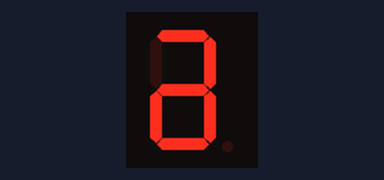
The sketch below on a simulated Arduino Uno, built with avr-gcc and run on an emulated ATmega328P. Parts: 1-digit seven-segment display. Wiring (inferred from the names in the program): 1-digit 7-segment display, segments lit when HIGH: segments pin 12, pin 11, pin 10, pin 9, pin 8, pin 7, pin 6. The segment pins are drawn as the display they are named for.

Above: at 0.1 s.
At 1.1 s:
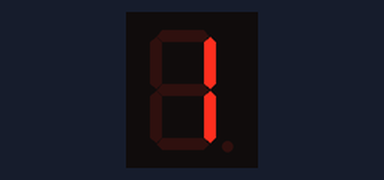
At 2.1 s:
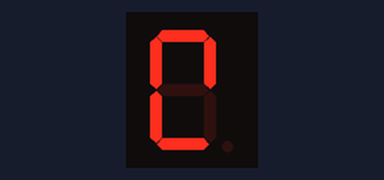
At 3.1 s:
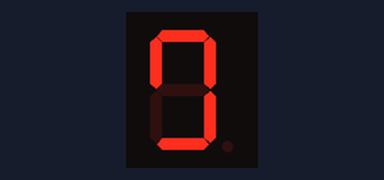
At 6.1 s:
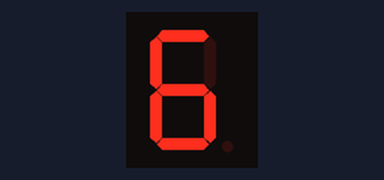
At 9.1 s:
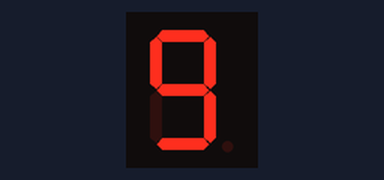

The sketch:

display7.ino
```cpp
int A = 12;
int B = 11;
int C = 10;
int D = 9;
int E = 8;
int F = 7;
int G = 6;

void setup() {
  for (int i=6; i < 13; i++ ){ // inicializa cada pino do 6 ao 13, usando for para encurtar codigo
      pinMode(i, OUTPUT);
    }
}

void loop() {
apagado(); // Numero 0
 digitalWrite(A ,HIGH);
 digitalWrite(B ,HIGH);
 digitalWrite(C ,HIGH);
 digitalWrite(D ,HIGH);
 digitalWrite(E ,HIGH);
 digitalWrite(G ,HIGH);
 delay(1000);

apagado();  // Numero 1
 digitalWrite(B ,HIGH);
 digitalWrite(C ,HIGH);
 delay(1000);

apagado();  // Numero 2
 digitalWrite(A ,HIGH);
 digitalWrite(B ,HIGH);
 digitalWrite(E ,HIGH);
 digitalWrite(D ,HIGH);
 digitalWrite(F ,HIGH);
 delay(1000);

apagado(); // Numero 3
 digitalWrite(A ,HIGH);
 digitalWrite(B ,HIGH);
 digitalWrite(C ,HIGH);
 digitalWrite(D ,HIGH);
 digitalWrite(F ,HIGH);
 delay(1000);

apagado(); // Numero 4
 digitalWrite(G ,HIGH);
 digitalWrite(B ,HIGH);
 digitalWrite(F ,HIGH);
 digitalWrite(C ,HIGH);
 delay(1000);

apagado();  // Numero 5
 digitalWrite(A ,HIGH);
 digitalWrite(G ,HIGH);
 digitalWrite(C ,HIGH);
 digitalWrite(D ,HIGH);
 digitalWrite(F ,HIGH);
 delay(1000);

apagado(); // Numero 6
 digitalWrite(A ,HIGH);
 digitalWrite(G ,HIGH);
 digitalWrite(C ,HIGH);
 digitalWrite(E ,HIGH);
 digitalWrite(D ,HIGH);
 digitalWrite(F ,HIGH);
 delay(1000);

apagado(); // Numero 7
 digitalWrite(A ,HIGH);
 digitalWrite(B ,HIGH);
 digitalWrite(C ,HIGH);
 delay(1000);

apagado(); // Numero 8
 digitalWrite(A ,HIGH);
 digitalWrite(B ,HIGH);
 digitalWrite(C ,HIGH);
 digitalWrite(D ,HIGH);
 digitalWrite(E ,HIGH);
 digitalWrite(F ,HIGH);
 digitalWrite(G ,HIGH);
 delay(1000);

apagado(); // Numero 9
 digitalWrite(A ,HIGH);
 digitalWrite(B ,HIGH);
 digitalWrite(C ,HIGH);
 digitalWrite(D ,HIGH);
 digitalWrite(F ,HIGH);
 digitalWrite(G ,HIGH);
 delay(1000);

}
void apagado(){ // função que faz display resentar antes de printar outro numero
  digitalWrite(A ,LOW);
  digitalWrite(B ,LOW);
  digitalWrite(C ,LOW);
  digitalWrite(D ,LOW);
  digitalWrite(E ,LOW);
  digitalWrite(F ,LOW);
  digitalWrite(G ,LOW);
}
```

Measured:
- by itself, everything shown: repeats every 10.0 s, in 10 steps
- what the display in image 1 shows lasts 1.0 s, from 1.0 s to 2.0 s
